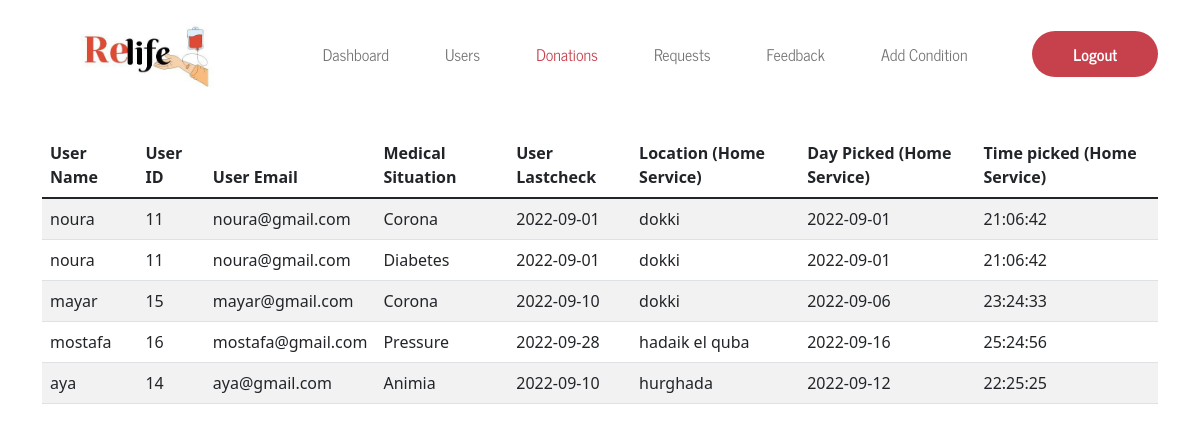
Page /admin/Donations.php on the committed database.
### tables this page shows
CREATE TABLE `situation` (
  `user_id` int(11) NOT NULL,
  `condition_id` int(11) NOT NULL
);

CREATE TABLE `user` (
  `user_id` int(11) NOT NULL,
  `user_name` varchar(255) NOT NULL,
  `user_email` varchar(255) NOT NULL,
  `user_pass` varchar(255) NOT NULL,
  `user_birthdate` date NOT NULL,
  `user_address` varchar(255) NOT NULL,
  `bloodtype` varchar(255) NOT NULL,
  `user_gender` varchar(255) NOT NULL,
  `user_phone` varchar(255) NOT NULL
);

CREATE TABLE `doner` (
  `don_id` int(11) NOT NULL,
  `last_check` date NOT NULL,
  `location` varchar(255) NOT NULL,
  `day` date NOT NULL,
  `time` time NOT NULL,
  `user_id` int(11) NOT NULL
);

CREATE TABLE `addcondition` (
  `condition_id` int(11) NOT NULL,
  `condition_name` varchar(255) NOT NULL
);

### admin/Donations.php (the view, shortened to what this page needs)
<?php
include "../shared/connection.php";
$select = "SELECT * FROM `situation`
 INNER JOIN `addcondition` ON `situation`.`condition_id` = `addcondition`.`condition_id`
 INNER JOIN `user` ON `situation`.`user_id` = `user`.`user_id`
  INNER JOIN `doner` ON `situation`.`user_id` = `doner`.`user_id`
";
$run_select=mysqli_query ($connect ,$select);
?>
<!DOCTYPE html>
<html>
<head>
    <link rel="stylesheet" href="./Assets/Button.css ">
    <link rel="stylesheet" href="./Assets/all.min.css">
    <link href="https://cdn.jsdelivr.net/npm/bootstrap@5.1.3/dist/css/bootstrap.min.css" rel="stylesheet"
>
</head>
<body>
     <div class="Header">
        <nav class="navbar navbar-expand-lg navbar-light py-3">
            <div class="container">
                <a class="navbar-brand" href="#">
                    <img src="./Assets/Images/photo1661089274 (1).jpeg" alt="" class="Logo">
                </a>
                <div class="collapse navbar-collapse" id="navbarSupportedContent">
                    <ul class="navbar-nav mx-auto mb-2 mb-lg-0">
                        <li class="nav-item">
                            <a class="nav-link" href="dashboard.php">Dashboard</a>
                        </li>
                        <li class="nav-item">
                            <a class="nav-link" href="Users.php">Users</a>
                        </li>
                        <li class="nav-item">
                            <a class="nav-link active" href="Donations.php" style="color: #c6414c;">Donations</a>
                        </li>
                        <li class="nav-item">
                            <a class="nav-link" href="Requests.php">Requests</a>
                        </li>
                        <li class="nav-item">
                            <a class="nav-link" href="Feedback.php">Feedback</a>
                        </li>
                        <li class="nav-item">
                            <a class="nav-link" href="addcondition.php">Add Condition</a>
                        </li>
                    </ul>
                    <form  method="POST">
                        <button class="btn btn-lg login-link" type="submit" name="logout">Logout</button>
                    </form>
                </div>
            </div>
        </nav>
    </div>
    <div class="container mt-4">
        <div class="row w-100 gx-0">
            <div class="col-lg-12">
                <table class="table table-$red-300 table-striped">
                <thead>
            <tr>
                <th>User Name</th>
                <th>User ID</th>
                <th>User Email</th>
                <th>Medical Situation</th>
                <th>User Lastcheck</th>
                <th>Location (Home Service)</th>
                <th>Day Picked (Home Service)</th>
                <th>Time picked (Home Service)</th>
</tr>
</thead>
<tbody>
<?php foreach($run_select as $record){?>
        <tr>
    <td><?php echo $record['user_name'];?></td>
    <td><?php echo $record['user_id'];?></td>
    <td><?php echo $record['user_email'];?></td>
    <td><?php echo $record['condition_name'];?></td>
    <td><?php echo $record['last_check'];?></td>
    <td><?php echo $record['location'];?></td>
    <td><?php echo $record['day'];?></td>
    <td><?php echo $record['time'];?></td>
</tr>
   <?php } ?>
</tbody>
</table>
                </div>
        </div>
    </div>
</body>
</html>

### admin/Assets/Button.css (style rules this page uses)
.Logo { width: 200px; }
.nav-item { padding: 0px 20px; }
.nav-link { font-family: "NewsCycle-Regular"; }
.login-link { background-color: #c6414c !important; color: white !important; border-radius: 50px !important; width: auto; padding: 10px 40px !important; font-size: 16px !important; display: flex; justify-content: center; align-items: center; text-decoration: none; font-family: "NewsCycle-Bold"; }

### rows in the picture
situation: user.user_name "noura", doner.user_id "11", user.user_email "noura@gmail.com", condition.condition_name "Corona", doner.last_check "2022-09-01", doner.location "dokki", doner.day "2022-09-01", doner.time "21:06:42"
situation: user.user_name "noura", doner.user_id "11", user.user_email "noura@gmail.com", condition.condition_name "Diabetes", doner.last_check "2022-09-01", doner.location "dokki", doner.day "2022-09-01", doner.time "21:06:42"
situation: user.user_name "mayar", doner.user_id "15", user.user_email "mayar@gmail.com", condition.condition_name "Corona", doner.last_check "2022-09-10", doner.location "dokki", doner.day "2022-09-06", doner.time "23:24:33"
situation: user.user_name "mostafa", doner.user_id "16", user.user_email "mostafa@gmail.com", condition.condition_name "Pressure", doner.last_check "2022-09-28", doner.location "hadaik el quba", doner.day "2022-09-16", doner.time "25:24:56"
situation: user.user_name "aya", doner.user_id "14", user.user_email "aya@gmail.com", condition.condition_name "Animia", doner.last_check "2022-09-10", doner.location "hurghada", doner.day "2022-09-12", doner.time "22:25:25"
